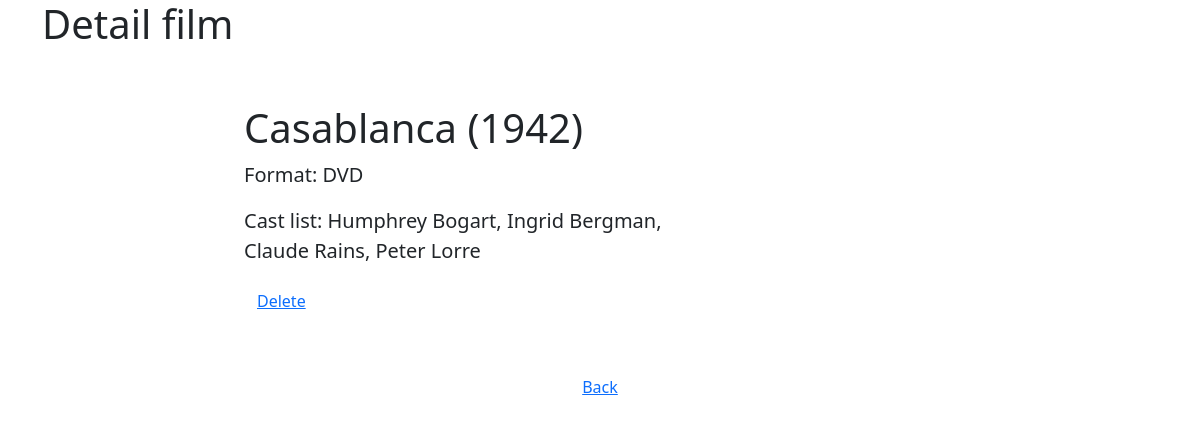
The page /?ID_FILM=64 (signed in) on the database its author committed.
### tables this page shows
CREATE TABLE `films` (
  `id` int NOT NULL,
  `name` varchar(255) NOT NULL,
  `year_of_issue` int NOT NULL,
  `format` varchar(255) NOT NULL,
  `cast_list` text NOT NULL
);

### classes/DbConnection.php (called while the page is built)
<?php
class DbConnection
{
    private string $user    = 'root';
    private string $pass    = '';
    private string $db      = 'test_webbylab';
    private string $host    = 'localhost';
    public function connect () {
        try {
            $conn = new PDO("mysql:host=$this->host;dbname=$this->db", $this->user, $this->pass);
            return $conn;
        } catch (PDOException $pe) {
            echo "Could not connect to the database $this->db :" .$pe->getMessage();
            return [];
        }
    }
}

### classes/Router.php (called while the page is built, shortened)
<?php
class Router
{
    public static function page (array $param): array {
        $result = [];
        if (intval($param['ID_FILM']) > 0) {
            $filmObj = new Film();
            $result = [
                'DATA'          => $filmObj->getDataFilm(intval($param['ID_FILM'])),
                'NAME_TEMPLATE' => 'templates/film_detail.php',
            ];
        }
        elseif (intval($param['DELETE_FILM']) > 0) {
            $filmObj = new Film();
            $filmObj->deleteFilm(intval($param['DELETE_FILM']));
            header('Location: /');
        }
        elseif ($param['ADD_FILM'] === 'Y') {
            $result = [
                'DATA'          => [],
                'NAME_TEMPLATE' => 'templates/add_film.php',
            ];
        }
        return $result;
    }
}

### classes/Film.php (called while the page is built, shortened)
<?php
class Film extends \DbConnection
{
    public PDO $db;
    public function __construct()
    {
        $this->connection = new \DbConnection();
        $this->db = $this->connection->connect();
    }
    public function getAllFilms (): array
    {
        $stmt = $this->db->prepare('SELECT * FROM films ORDER BY name');
        $stmt->execute([]);
        $result = [];
        foreach ($stmt as $row)
        {
            $result[] = $row;
        }
        return $result;
    }
    public function getDataFilm (int $idFilm): array
    {
        $stmt = $this->db->prepare('SELECT * FROM films WHERE id = ?');
        $stmt->execute([$idFilm]);
        $result = [];
        foreach ($stmt as $row)
        {
            $result[] = $row;
        }
        return $result[0];
    }
}

### templates/film_detail.php (the view, shortened to what this page needs)
<h1>Detail film</h1>
<div class="col-lg-8 mx-auto p-3 py-md-5">
    <h1><?=$filmDetail['name']?> (<?=$filmDetail['year_of_issue']?>)</h1>
    <p class="fs-5 col-md-8">Format: <?=$filmDetail['format']?></p>
    <p class="fs-5 col-md-8">Cast list: <?=$filmDetail['cast_list']?></p>
    <a href="/?DELETE_FILM=<?=$filmDetail['id']?>" class="btn btn-link">Delete</a>
</div>
<div class="row">
    <a href="/" class="btn btn-link">Back</a>
</div>

### rows shown on the page
films: name "Casablanca", year_of_issue "1942", format "DVD", cast_list "Humphrey Bogart, Ingrid Bergman, Claude Rains, Peter Lorre"
